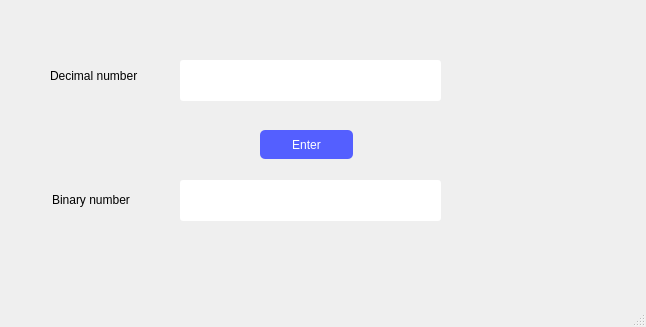
<?xml version="1.0" encoding="UTF-8"?>
<ui version="4.0">
 <class>DecimalToBinary</class>
 <widget class="QMainWindow" name="DecimalToBinary">
  <property name="geometry">
   <rect>
    <x>0</x>
    <y>0</y>
    <width>646</width>
    <height>327</height>
   </rect>
  </property>
  <property name="windowTitle">
   <string>MainWindow</string>
  </property>
  <property name="styleSheet">
   <string notr="true">DecimalToBinary{
	background-color: rgb(225, 240, 168);

}</string>
  </property>
  <widget class="QWidget" name="centralwidget">
   <widget class="QPushButton" name="enterButton">
    <property name="geometry">
     <rect>
      <x>260</x>
      <y>130</y>
      <width>93</width>
      <height>29</height>
     </rect>
    </property>
    <property name="styleSheet">
     <string notr="true">QPushButton {
font: 700 9pt &quot;Georgia&quot;;
background-color: rgb(84, 95, 255);
color: white;
border-radius: 5px;
}

QPushButton:hover {
	background-color: rgb(149, 190, 255);
}</string>
    </property>
    <property name="text">
     <string>Enter</string>
    </property>
   </widget>
   <widget class="QLineEdit" name="decimalNum">
    <property name="geometry">
     <rect>
      <x>180</x>
      <y>60</y>
      <width>261</width>
      <height>41</height>
     </rect>
    </property>
    <property name="styleSheet">
     <string notr="true">QLineEdit {
	border-radius: 3px;
}</string>
    </property>
   </widget>
   <widget class="QLabel" name="label">
    <property name="geometry">
     <rect>
      <x>50</x>
      <y>60</y>
      <width>121</width>
      <height>31</height>
     </rect>
    </property>
    <property name="text">
     <string>Decimal number </string>
    </property>
   </widget>
   <widget class="QLineEdit" name="Result">
    <property name="geometry">
     <rect>
      <x>180</x>
      <y>180</y>
      <width>261</width>
      <height>41</height>
     </rect>
    </property>
    <property name="styleSheet">
     <string notr="true">QLineEdit {
border-radius: 3px;
}</string>
    </property>
   </widget>
   <widget class="QLabel" name="label_2">
    <property name="geometry">
     <rect>
      <x>52</x>
      <y>190</y>
      <width>101</width>
      <height>20</height>
     </rect>
    </property>
    <property name="text">
     <string>Binary number</string>
    </property>
   </widget>
  </widget>
  <widget class="QStatusBar" name="statusbar"/>
 </widget>
 <resources/>
 <connections/>
</ui>
